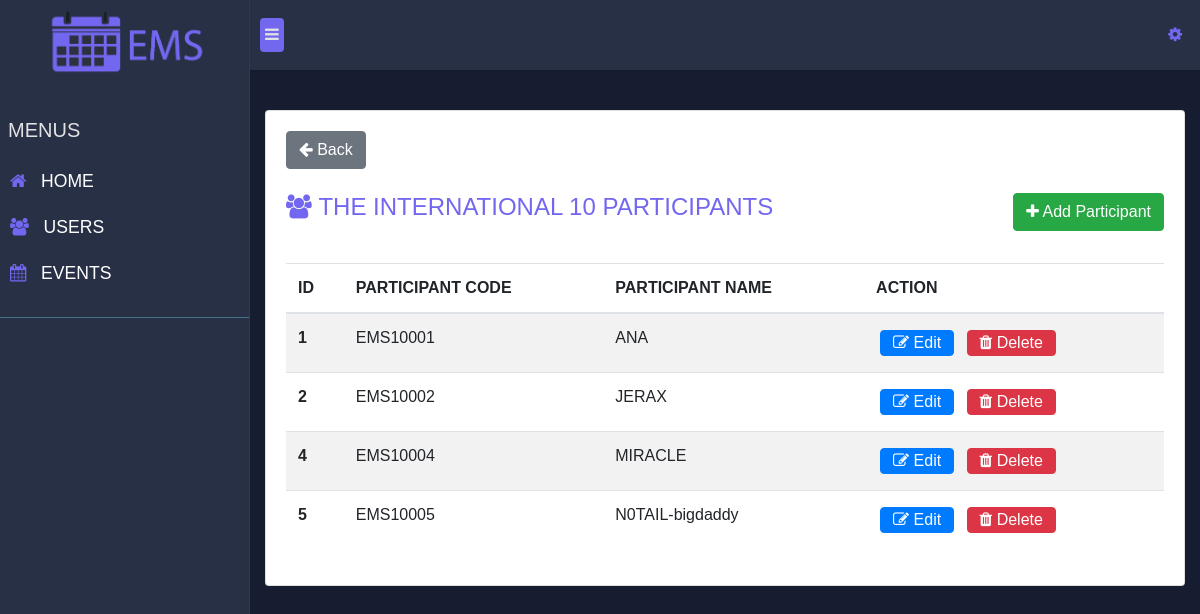
Page /junks/participants.php?id=1 (signed in) on the committed database.
### tables this page shows
CREATE TABLE `tblevent` (
  `event_id` int(11) NOT NULL,
  `event_title` varchar(300) NOT NULL,
  `date` date NOT NULL,
  `venue` varchar(300) NOT NULL,
  `time` time NOT NULL,
  `event_name` varchar(300) NOT NULL,
  `attendanceStatus` varchar(20) NOT NULL
);

CREATE TABLE `tblparticipants` (
  `participantId` int(11) NOT NULL,
  `eventId` int(11) NOT NULL,
  `participantName` varchar(300) NOT NULL,
  `participantCode` varchar(300) NOT NULL,
  `isDeleted` bit(2) NOT NULL
);

### junks/participants.php (the view, shortened to what this page needs)
<!DOCTYPE html>
<html lang="en">
<head>
    <link rel="stylesheet" href="/CanoEMS/assets/css/bootstrap/css/bootstrap.min.css">
    <link rel="stylesheet" href="/CanoEMS/assets/css/index.css">
    <link rel="stylesheet" href="/CanoEMS/assets/css/nav.css">
    <link rel="stylesheet" href="https://cdnjs.cloudflare.com/ajax/libs/font-awesome/4.7.0/css/font-awesome.min.css">
</head>
<body>
    <?php
    $path = $_SERVER['DOCUMENT_ROOT'];
    include_once($path . "/CanoEMS/db/config.php");
    $event_id = $_GET["id"];
    $result = mysqli_query($db, "SELECT * FROM `tblevent` where event_id = " . $event_id);
    $resultEvent = mysqli_fetch_all($result, MYSQLI_ASSOC);
    $resultParticipant = mysqli_query($db, "SELECT * FROM `tblparticipants` where isDeleted = '0' AND eventId = " . $event_id);
    ?>
    <div class="wrapper">
        <nav id="sidebar" class="backgroundDarkColor border-right border-dark">
            <?php include($path . "/CanoEMS/comp/adminNavBar.php") ?>
        </nav>
        <div class="content w-100 backgroundDarkerColor">
            <nav class="navbar navbar-expand-lg backgroundDarkColor">
                <?php include($path . "/CanoEMS/comp/commonNavBar.php") ?>
            </nav>
            <div class="container-fluid">
                <div class="content-wrapper p-0">
                    <div class="row">
                        <div class="col-sm-12">
                            <div class="card mb-5">
                                <div class="card-body">
                                <a class="btn btn-secondary btnBack mb-4" href="events.php"><i class='fa fa-arrow-left'></i> Back</a>&nbsp;
                                    <div class="row">
                                     <div class="col-sm-8">
                                            <h4 class="textUserColor"><i class="fa fa-users"></i>&nbsp;<?php echo $resultEvent[0]["event_title"] ?> PARTICIPANTS</h4>
                                        </div>
                                        <div class="col-sm-4">
                                            <button class="btn btn-success float-right mb-2" id="addNew"><i class='fa fa-plus'></i> Add Participant</button>
                                        </div>
                                    </div><br>
                                    <div class="table-responsive">
                                        <table id="tbl" class="table table-striped table-condense table-hover">
                                            <thead>
                                                <tr>
                                                    <th>ID</th>
                                                    <th>PARTICIPANT CODE</th>
                                                    <th>PARTICIPANT NAME</th>
                                                    <th>ACTION</th>
                                                </tr>
                                            </thead>
                                            <tbody>
                                                <?php
                                                while ($row = $resultParticipant->fetch_assoc()) {
                                                    echo "
                                                    <tr row-name='" . $row['participantName'] . "' row-id='" . $row['participantId'] . "'>
                                                        <th scope='row'>" . $row['participantId'] . "</th>
                                                        <td  ref='" . $row['participantCode'] . "'>" . $row['participantCode'] . "</td>
                                                        <td  ref='" . $row['participantName'] . "'>" . $row['participantName'] . "</td>
                                                        <td>
                                                            <button class='btn btn-primary m-1 pt-0 pb-0 btnEditParticipant'><i class='fa fa-edit'></i> Edit</button>
                                                            <button class='btn btn-danger m-1 pt-0 pb-0 btnDeleteParticipant'><i class='fa fa-trash'></i> Delete</button>
                                                        </td>
                                                    </tr>";
                                                }
                                                ?>
                                            </tbody>
                                        </table>
                                    </div>
                                </div>
                            </div>
                        </div>
                    </div>
                </div>
            </div>
        </div>
    </div>
</body>
</html>

### assets/css/index.css (style rules this page uses)
.textUserColor { color:#7367F0 !important; }
.backgroundDarkColor { background-color: #283046 !important; }
.backgroundDarkerColor { background-color: #161D31 !important; }

### assets/css/nav.css (style rules this page uses)
body { font-family: 'Poppins', sans-serif; background: #fafafa }
a, a:hover, a:focus { color: inherit; text-decoration: none; transition: all 0.3s }
.navbar { padding: 15px 10px; background: #fff; border: none; border-radius: 0; margin-bottom: 40px; box-shadow: 1px 1px 3px rgba(0, 0, 0, 0.1) }
.wrapper { display: flex; width: 100%; align-items: stretch }
#sidebar { min-width: 250px; max-width: 250px; background: #005086; color: #fff; transition: all 0.3s }
.content-wrapper { padding: 15px }

### junks/participants.php (style rules this page uses)
.content-wrapper { height: 100vh !important; }

### rows in the picture
tblevent: event_title "THE INTERNATIONAL 10"
tblparticipants: participantId "1", participantCode "EMS10001", participantName "ANA"
tblparticipants: participantId "2", participantCode "EMS10002", participantName "JERAX"
tblparticipants: participantId "4", participantCode "EMS10004", participantName "MIRACLE"
tblparticipants: participantId "5", participantCode "EMS10005", participantName "N0TAIL-bigdaddy"
